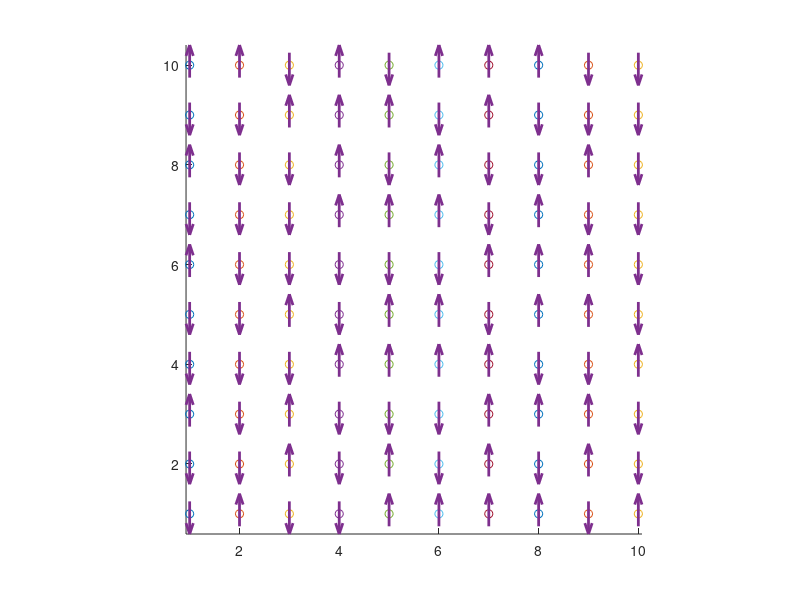
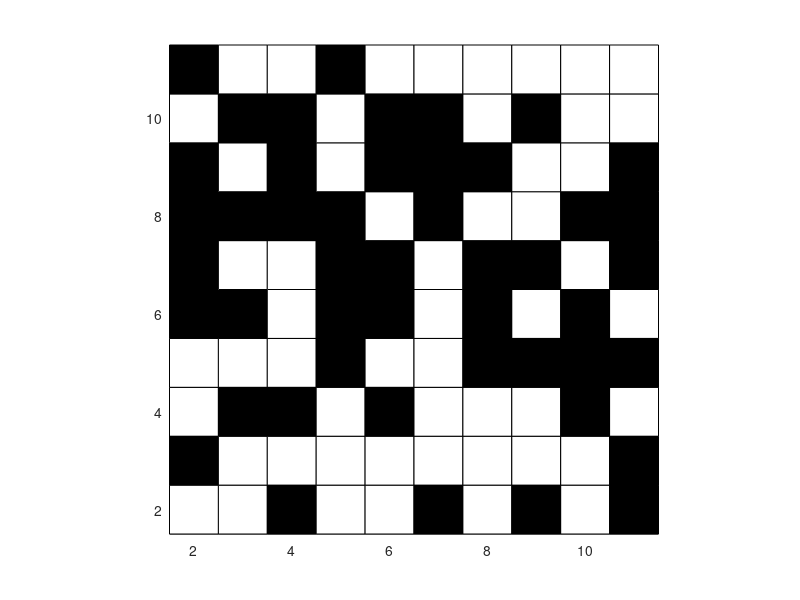

Write the MATLAB code that produced these figures, in order.
clear all
format compact
format short
% Program to set up ising spings randomly or ordered
% and display them in different ways

% set the seed / starting bit patterin for the random
% number generator to 42 
rand('seed',42) 
% ^^^^^^ uncomment if you want different random numbers 
% every time

Lx=10
Ly=10

 ordered=0
%ordered=1

if ordered==1
  ising=ones(Lx,Ly);
elseif ordered==0
  ising=round(rand(Lx,Ly))*2-1;
else
  error('This option does not exist')
end
% if the next line is uncommentedthis isdisplays
% format +  
ising 

% set up X- and Y-coordinates
[Xpos,Ypos]=meshgrid(1:Lx,1:Ly);

figure(1)
% Display as arrows
clf
hold on
plot(Xpos,Ypos,'o') % mark the sites
quiver(Xpos,Ypos-.25*ising,0*Xpos,0*Xpos+ising,0.5,'Linewidth',2)
% shift y-position ^^^^^  rescale arrow length^^^^    
axis image

figure(2)
% Display as black-white, which will also be useful for 
% displaying results for pattern recognition
clf
hold on
xcoord=[0 1 1 0 0]+.5;
ycoord=[0 0 1 1 0]+.5;
for ix=1:Lx
  for iy=1:Ly
    if ising(ix,iy)==1
      fill(ix+xcoord,iy+ycoord,'k')  
    else
      fill(ix+xcoord,iy+ycoord,'w')  
    end  
  end
end
axis image

return

